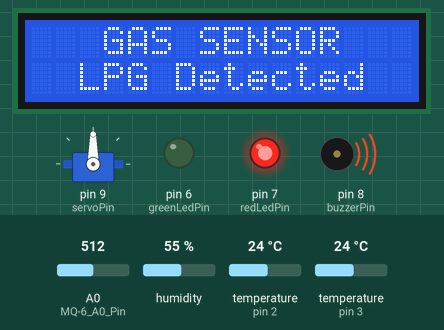
A sketch run on a simulated Arduino Uno, built with avr-gcc and run on an emulated ATmega328P. Shown: 16×2 character LCD, servo, output pins drawn as LEDs (lit = HIGH), buzzer (waves = sounding). Inputs (shaded band) come from the test bench; at power-on: A0 (MQ-6_A0_Pin) = 512, humidity 55 %, temperature (sensors on pin 2, pin 3) 24 °C. What the sketch prints to the serial monitor is not drawn.

Above: at 1.2 s.
1.3 s: A0 (MQ-6_A0_Pin) set to 483
At 3.8 s:
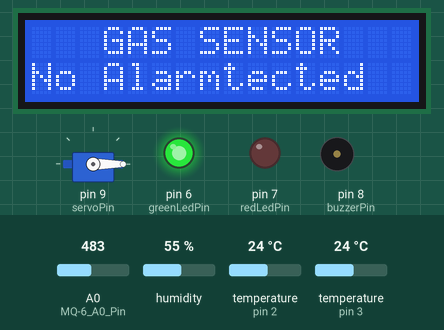
4.1 s: humidity set to 58 %
7.0 s: humidity set to 61 %
At 8.7 s:
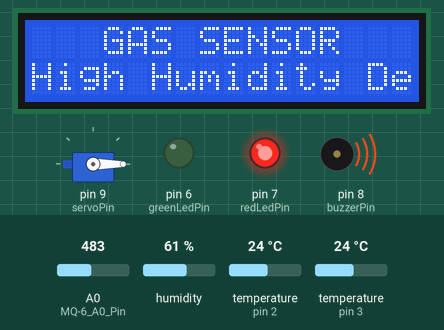
9.6 s: temperature (sensor on pin 2) set to 25.2 °C
12.0 s: temperature (sensor on pin 2) set to 26.4 °C
At 13.6 s:
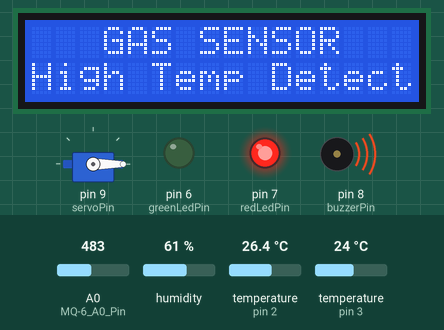
14.4 s: temperature (sensor on pin 2) set to 12 °C
At 15.0 s:
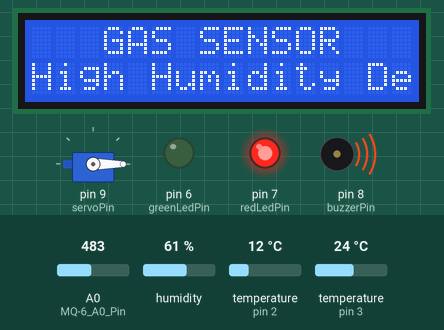
Timing chart, 0 to 17.4 s (numbered marks = the images above; inputs shaded):
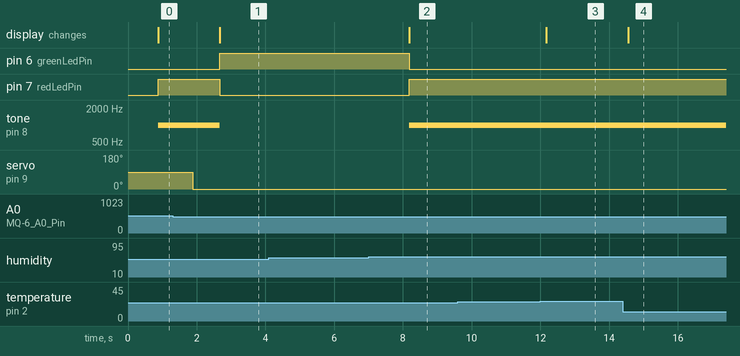

Measured:
- the behaviour switches between 501 and 500 on A0 (MQ-6_A0_Pin) (found by bisection; images 0 and 1)
- the behaviour switches between 59 and 60 % on humidity (found by bisection; images 1 and 2)
- the behaviour switches between 25.9 and 26 °C on temperature (sensor on pin 2) (found by bisection; images 2 and 3)
- after the input at 1.3 s, pin 6 (greenLedPin): LOW → HIGH after 1.4 s; pin 7 (redLedPin): HIGH → LOW after 1.4 s; tone on pin 8 (buzzerPin): 1000 Hz → silent after 1.4 s; servo on pin 9 (servoPin): goes on until 1.9 s, then stays 0°; the display: changes after 1.4 s (image 1)
- after the input at 4.1 s, every drawn part: stays the same
- after the input at 7.0 s, pin 6 (greenLedPin): HIGH → LOW after 1.2 s; pin 7 (redLedPin): LOW → HIGH after 1.2 s; tone on pin 8 (buzzerPin): silent → 1000 Hz after 1.2 s; the display: changes after 1.2 s (image 2)
- after the input at 9.6 s, every drawn part: stays the same
- after the input at 12.0 s, the display: changes after 0.16 s (image 3)
- after the input at 14.4 s, the display: changes after 0.15 s (image 4)

The sketch:

helmet.ino
```cpp
#include <Wire.h>
#include <LiquidCrystal_I2C.h>
#include <Servo.h>
#include <OneWire.h>
#include <DallasTemperature.h>
#include <DHT.h>

LiquidCrystal_I2C lcd(0x27, 16, 2); // I2C address 0x27, 16 columns, 2 rows
Servo servoMotor; // Create a servo object

int GAS_VAL = 0;//connect to A0 pin
int buzzerPin = 8;    // Buzzer connected to digital pin 8
int redLedPin = 7;     // Red LED connected to digital pin 7
int greenLedPin = 6;   // Green LED connected to digital pin 6
int servoPin = 9;      // Servo motor connected to digital pin 9

// Temperature sensor (DS18B20) related variables
#define ONE_WIRE_BUS 2 // Pin where the DS18B20 is connected (digial pin 2)
OneWire oneWire(ONE_WIRE_BUS);
DallasTemperature sensors(&oneWire);
float temperature;

// Humidity sensor (DHT22) related variables
#define DHT_PIN 3        // Pin where the DHT22 is connected(digial pin 3)
#define DHT_TYPE DHT22   // Type of the DHT sensor
DHT dht(DHT_PIN, DHT_TYPE);
float humidity;

void setup()
{
  pinMode(A0, INPUT); // MQ-6 A0 Pin
  Serial.begin(9600);

  lcd.begin(16, 2);
  lcd.backlight();
  lcd.setCursor(0, 0);
  lcd.print("   GAS SENSOR  ");

  pinMode(redLedPin, OUTPUT);  // Red LED
  pinMode(greenLedPin, OUTPUT); // Green LED
  pinMode(buzzerPin, OUTPUT);   // Buzzer

  servoMotor.attach(servoPin); // Attaching the servo motor to the pin

  sensors.begin(); // Initialize the temperature sensor
  dht.begin();     // Initialize the humidity sensor

}

void loop()
{
  GAS_VAL = analogRead(A0);
  Serial.println(GAS_VAL);

  // Read temperature from the DS18B20 sensor
  sensors.requestTemperatures();
  temperature = sensors.getTempCByIndex(0);

  Serial.print("Temperature: ");
  Serial.println(temperature);

  // Read humidity from the DHT22 sensor
  humidity = dht.readHumidity();

  Serial.print("Humidity: ");
  Serial.println(humidity);

  // Check temperature threshold
  if (temperature >= 26)
  {
    lcd.setCursor(0, 1);
    lcd.print("High Temp Detected");
    digitalWrite(greenLedPin, LOW);
    digitalWrite(redLedPin, HIGH);
    tone(buzzerPin, 1000); // Turn on the buzzer at 1000 Hz
  }
  // Check humidity threshold
  else if (humidity >= 60)
  {
    lcd.setCursor(0, 1);
    lcd.print("High Humidity Detected");
    digitalWrite(greenLedPin, LOW);
    digitalWrite(redLedPin, HIGH);
    tone(buzzerPin, 1000); // Turn on the buzzer at 1000 Hz
  }
  // Check gas sensor value for LPG detection
  else if (GAS_VAL > 500)
  {
    lcd.setCursor(0, 1);
    lcd.print("  LPG Detected   ");
    digitalWrite(greenLedPin, LOW);
    digitalWrite(redLedPin, HIGH);
    tone(buzzerPin, 1000); // Turn on the buzzer at 1000 Hz

    // Move the servo motor to a specific angle (you can adjust this angle)
    servoMotor.write(90); // 90 degrees
    delay(1000); // Delay for servo movement
    servoMotor.write(0); // Return to the initial position
  }
  else
  {
    lcd.setCursor(0, 1);
    lcd.print("No Alarm");
    digitalWrite(redLedPin, LOW);
    digitalWrite(greenLedPin, HIGH);
    noTone(buzzerPin); // Turn off the buzzer
  }

  delay(10);
}
```
